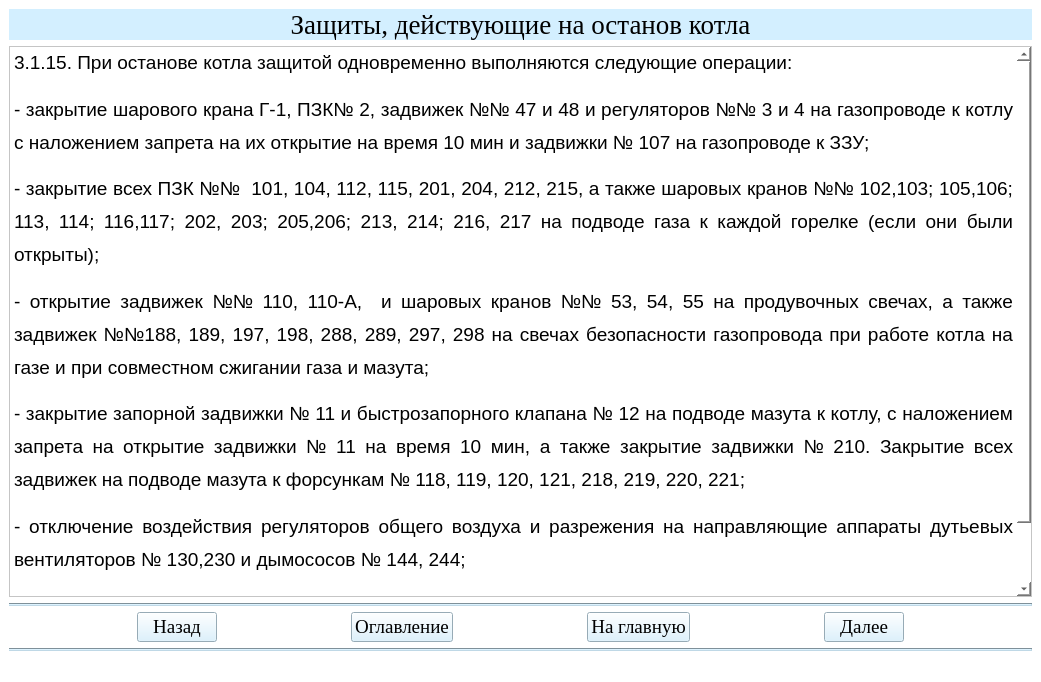
<?xml version="1.0" encoding="UTF-8"?>
<ui version="4.0">
 <class>Teoria28Window</class>
 <widget class="QMainWindow" name="Teoria28Window">
  <property name="geometry">
   <rect>
    <x>0</x>
    <y>0</y>
    <width>1041</width>
    <height>682</height>
   </rect>
  </property>
  <property name="windowTitle">
   <string>АУК</string>
  </property>
  <property name="styleSheet">
   <string notr="true">background-color: rgb(255, 255, 255);</string>
  </property>
  <widget class="QWidget" name="centralwidget">
   <layout class="QGridLayout" name="gridLayout">
    <item row="1" column="0">
     <widget class="QTextBrowser" name="textBrowser">
      <property name="html">
       <string>&lt;!DOCTYPE HTML PUBLIC &quot;-//W3C//DTD HTML 4.0//EN&quot; &quot;http://www.w3.org/TR/REC-html40/strict.dtd&quot;&gt;
&lt;html&gt;&lt;head&gt;&lt;meta name=&quot;qrichtext&quot; content=&quot;1&quot; /&gt;&lt;style type=&quot;text/css&quot;&gt;
p, li { white-space: pre-wrap; }
&lt;/style&gt;&lt;/head&gt;&lt;body style=&quot; font-family:'MS Shell Dlg 2'; font-size:8.25pt; font-weight:400; font-style:normal;&quot;&gt;
&lt;p align=&quot;justify&quot; style=&quot; margin-top:12px; margin-bottom:0px; margin-left:0px; margin-right:0px; -qt-block-indent:0; text-indent:0px; line-height:150%;&quot;&gt;&lt;span style=&quot; font-family:'Times New Roman,serif'; font-size:14pt;&quot;&gt;3.1.15. При останове котла защитой одновременно выполняются следующие операции:&lt;/span&gt;&lt;span style=&quot; font-size:8pt;&quot;&gt; &lt;/span&gt;&lt;/p&gt;
&lt;p align=&quot;justify&quot; style=&quot; margin-top:12px; margin-bottom:0px; margin-left:0px; margin-right:0px; -qt-block-indent:0; text-indent:0px; line-height:150%;&quot;&gt;&lt;span style=&quot; font-family:'Times New Roman,serif'; font-size:14pt;&quot;&gt;- закрытие шарового крана Г-1, ПЗК№ 2, задвижек №№ 47 и 48 и регуляторов №№ 3 и 4 на газопроводе к котлу с наложением запрета на их открытие на время 10 мин и задвижки № 107 на газопроводе к ЗЗУ;&lt;/span&gt;&lt;span style=&quot; font-size:8pt;&quot;&gt; &lt;/span&gt;&lt;/p&gt;
&lt;p align=&quot;justify&quot; style=&quot; margin-top:12px; margin-bottom:0px; margin-left:0px; margin-right:0px; -qt-block-indent:0; text-indent:0px; line-height:150%;&quot;&gt;&lt;span style=&quot; font-family:'Times New Roman,serif'; font-size:14pt;&quot;&gt;- закрытие всех ПЗК №№  101, 104, 112, 115, 201, 204, 212, 215, а также шаровых кранов №№ 102,103; 105,106; 113, 114; 116,117; 202, 203; 205,206; 213, 214; 216, 217 на подводе газа к каждой горелке (если они были открыты);&lt;/span&gt;&lt;span style=&quot; font-size:8pt;&quot;&gt; &lt;/span&gt;&lt;/p&gt;
&lt;p align=&quot;justify&quot; style=&quot; margin-top:12px; margin-bottom:0px; margin-left:0px; margin-right:0px; -qt-block-indent:0; text-indent:0px; line-height:150%;&quot;&gt;&lt;span style=&quot; font-family:'Times New Roman,serif'; font-size:14pt;&quot;&gt;- открытие задвижек №№ 110, 110-А,  и шаровых кранов №№ 53, 54, 55 на продувочных свечах, а также задвижек №№188, 189, 197, 198, 288, 289, 297, 298 на свечах безопасности газопровода при работе котла на газе и при совместном сжигании газа и мазута;&lt;/span&gt;&lt;span style=&quot; font-size:8pt;&quot;&gt; &lt;/span&gt;&lt;/p&gt;
&lt;p align=&quot;justify&quot; style=&quot; margin-top:12px; margin-bottom:0px; margin-left:0px; margin-right:0px; -qt-block-indent:0; text-indent:0px; line-height:150%;&quot;&gt;&lt;span style=&quot; font-family:'Times New Roman,serif'; font-size:14pt;&quot;&gt;- закрытие запорной задвижки № 11 и быстрозапорного клапана № 12 на подводе мазута к котлу, с наложением запрета на открытие задвижки № 11 на время 10 мин, а также закрытие задвижки № 210. Закрытие всех задвижек на подводе мазута к форсункам № 118, 119, 120, 121, 218, 219, 220, 221;&lt;/span&gt;&lt;span style=&quot; font-size:8pt;&quot;&gt; &lt;/span&gt;&lt;/p&gt;
&lt;p align=&quot;justify&quot; style=&quot; margin-top:12px; margin-bottom:0px; margin-left:0px; margin-right:0px; -qt-block-indent:0; text-indent:0px; line-height:150%;&quot;&gt;&lt;span style=&quot; font-family:'Times New Roman,serif'; font-size:14pt;&quot;&gt;- отключение воздействия регуляторов общего воздуха и разрежения на направляющие аппараты дутьевых вентиляторов № 130,230 и дымососов № 144, 244;&lt;/span&gt;&lt;span style=&quot; font-size:8pt;&quot;&gt; &lt;/span&gt;&lt;/p&gt;
&lt;p align=&quot;justify&quot; style=&quot; margin-top:12px; margin-bottom:0px; margin-left:0px; margin-right:0px; -qt-block-indent:0; text-indent:0px; line-height:150%;&quot;&gt;&lt;span style=&quot; font-family:'Times New Roman,serif'; font-size:14pt;&quot;&gt;- включаются электроприводы подъема плит радиальных уплотнений РВП в сторону открытия № 141,142,241,242;&lt;/span&gt;&lt;span style=&quot; font-size:8pt;&quot;&gt; &lt;/span&gt;&lt;/p&gt;&lt;/body&gt;&lt;/html&gt;</string>
      </property>
     </widget>
    </item>
    <item row="3" column="0">
     <layout class="QHBoxLayout" name="horizontalLayout">
      <item>
       <spacer name="horizontalSpacer_2">
        <property name="orientation">
         <enum>Qt::Horizontal</enum>
        </property>
        <property name="sizeHint" stdset="0">
         <size>
          <width>40</width>
          <height>20</height>
         </size>
        </property>
       </spacer>
      </item>
      <item>
       <widget class="QPushButton" name="btn_return28">
        <property name="sizePolicy">
         <sizepolicy hsizetype="Minimum" vsizetype="Fixed">
          <horstretch>0</horstretch>
          <verstretch>0</verstretch>
         </sizepolicy>
        </property>
        <property name="font">
         <font>
          <family>Times New Roman</family>
          <pointsize>14</pointsize>
          <weight>50</weight>
          <bold>false</bold>
         </font>
        </property>
        <property name="styleSheet">
         <string notr="true">background-color: rgb(211, 239, 255);
color: rgb(0, 0, 0);</string>
        </property>
        <property name="text">
         <string>Назад</string>
        </property>
       </widget>
      </item>
      <item>
       <spacer name="horizontalSpacer_5">
        <property name="orientation">
         <enum>Qt::Horizontal</enum>
        </property>
        <property name="sizeHint" stdset="0">
         <size>
          <width>40</width>
          <height>20</height>
         </size>
        </property>
       </spacer>
      </item>
      <item>
       <widget class="QPushButton" name="btn_oglavlenie28">
        <property name="font">
         <font>
          <family>Times New Roman</family>
          <pointsize>14</pointsize>
         </font>
        </property>
        <property name="styleSheet">
         <string notr="true">background-color: rgb(211, 239, 255);
color: rgb(0, 0, 0);</string>
        </property>
        <property name="text">
         <string>Оглавление</string>
        </property>
       </widget>
      </item>
      <item>
       <spacer name="horizontalSpacer">
        <property name="orientation">
         <enum>Qt::Horizontal</enum>
        </property>
        <property name="sizeHint" stdset="0">
         <size>
          <width>40</width>
          <height>20</height>
         </size>
        </property>
       </spacer>
      </item>
      <item>
       <widget class="QPushButton" name="btn_glavnaya28">
        <property name="font">
         <font>
          <family>Times New Roman</family>
          <pointsize>14</pointsize>
          <weight>50</weight>
          <bold>false</bold>
         </font>
        </property>
        <property name="styleSheet">
         <string notr="true">background-color: rgb(211, 239, 255);
color: rgb(0, 0, 0);</string>
        </property>
        <property name="text">
         <string>На главную</string>
        </property>
       </widget>
      </item>
      <item>
       <spacer name="horizontalSpacer_3">
        <property name="orientation">
         <enum>Qt::Horizontal</enum>
        </property>
        <property name="sizeHint" stdset="0">
         <size>
          <width>40</width>
          <height>20</height>
         </size>
        </property>
       </spacer>
      </item>
      <item>
       <widget class="QPushButton" name="btn_dalee28">
        <property name="font">
         <font>
          <family>Times New Roman</family>
          <pointsize>14</pointsize>
          <weight>50</weight>
          <bold>false</bold>
         </font>
        </property>
        <property name="styleSheet">
         <string notr="true">background-color: rgb(211, 239, 255);
color: rgb(0, 0, 0);</string>
        </property>
        <property name="text">
         <string>Далее</string>
        </property>
       </widget>
      </item>
      <item>
       <spacer name="horizontalSpacer_4">
        <property name="orientation">
         <enum>Qt::Horizontal</enum>
        </property>
        <property name="sizeHint" stdset="0">
         <size>
          <width>40</width>
          <height>20</height>
         </size>
        </property>
       </spacer>
      </item>
     </layout>
    </item>
    <item row="2" column="0">
     <widget class="Line" name="line">
      <property name="styleSheet">
       <string notr="true">background-color: rgb(191, 216, 230);</string>
      </property>
      <property name="orientation">
       <enum>Qt::Horizontal</enum>
      </property>
     </widget>
    </item>
    <item row="4" column="0">
     <widget class="Line" name="line_2">
      <property name="styleSheet">
       <string notr="true">background-color: rgb(191, 216, 230);</string>
      </property>
      <property name="orientation">
       <enum>Qt::Horizontal</enum>
      </property>
     </widget>
    </item>
    <item row="0" column="0">
     <widget class="QLabel" name="label_3">
      <property name="font">
       <font>
        <family>Times New Roman</family>
        <pointsize>20</pointsize>
       </font>
      </property>
      <property name="styleSheet">
       <string notr="true">background-color: rgb(211, 239, 255);</string>
      </property>
      <property name="text">
       <string>Защиты, действующие на останов котла</string>
      </property>
      <property name="alignment">
       <set>Qt::AlignCenter</set>
      </property>
     </widget>
    </item>
   </layout>
  </widget>
  <widget class="QStatusBar" name="statusbar"/>
 </widget>
 <resources/>
 <connections/>
</ui>
